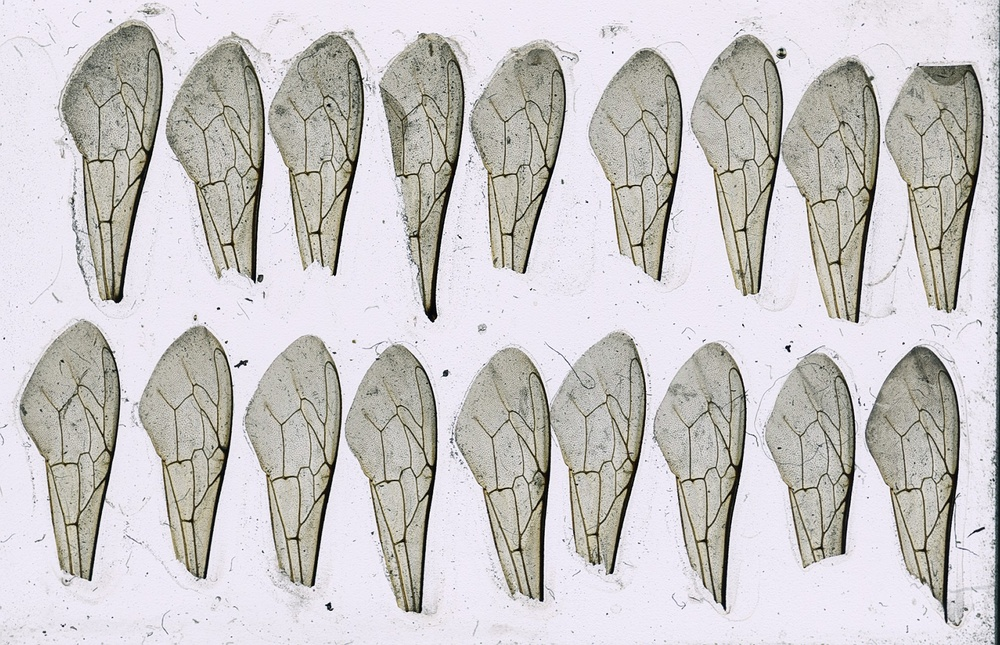
#> input picture bibliography/last_years/2021/Travail_final/CODE_FINAL/code/photos/originales/Ruche_18.jpg, 1000 x 645 px, shrunk from 2017 x 1300 before the run, found by its file name
$ python cluster.py   (older library calls are emulated)
#> lines starting #> are read from the running program, lines starting #| are printed output that depends on the picture; after the words box and inside, x2 and y2 are one past the last pixel; in counts of white or black regions, pixels touching at a corner belong together
#!/usr/bin/env python
# coding: utf-8
"""
Created on Thurs April 29 2021

@author: chloepoulic
"""

from sklearn import cluster
import skimage.io as skio
import matplotlib.pyplot as plt
import numpy as np
import cv2
from skimage import color
from skimage.filters import sobel
from skimage.measure import label
from skimage.segmentation import watershed
from skimage.color import label2rgb

#Import de l'image
plt.rcParams['image.cmap'] = 'gray'
plt.close('all')
img_orig1 = skio.imread('/Users/chloepoulic/Documents/BZZZZ_final/Code/en_stock/Ruche_18.jpg', as_gray = True)
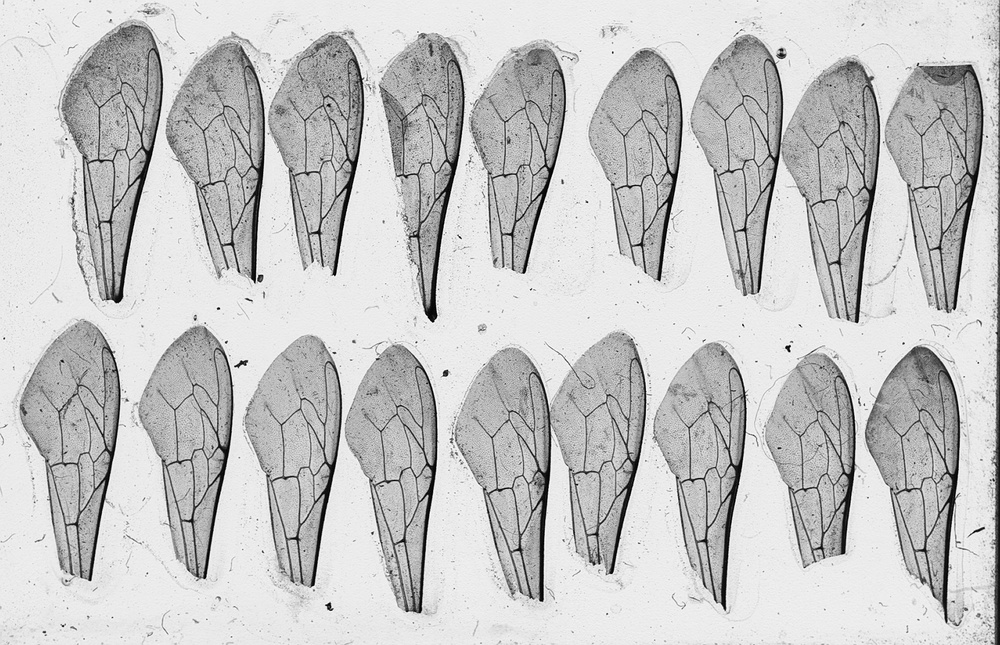
#> img_orig1: shape (645, 1000) float64; min 0, max 1, mean 0.78

#Segmentation par les méthodes de K-Means, le but est de séparer les ailes du fond
img_orig = color.rgb2grey(img_orig1)
img_orig = cv2.GaussianBlur(img_orig,(5,5), 3)
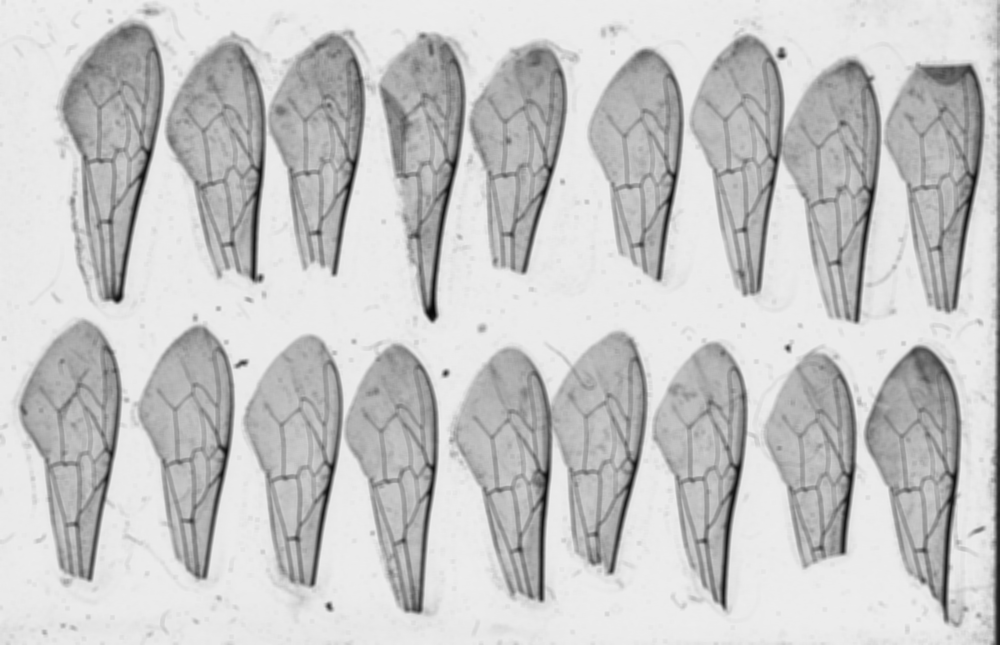
#> img_orig: shape (645, 1000) float64; min 0.0255, max 0.936, mean 0.78

seuil = 200
img_orig = img_orig*255 > seuil
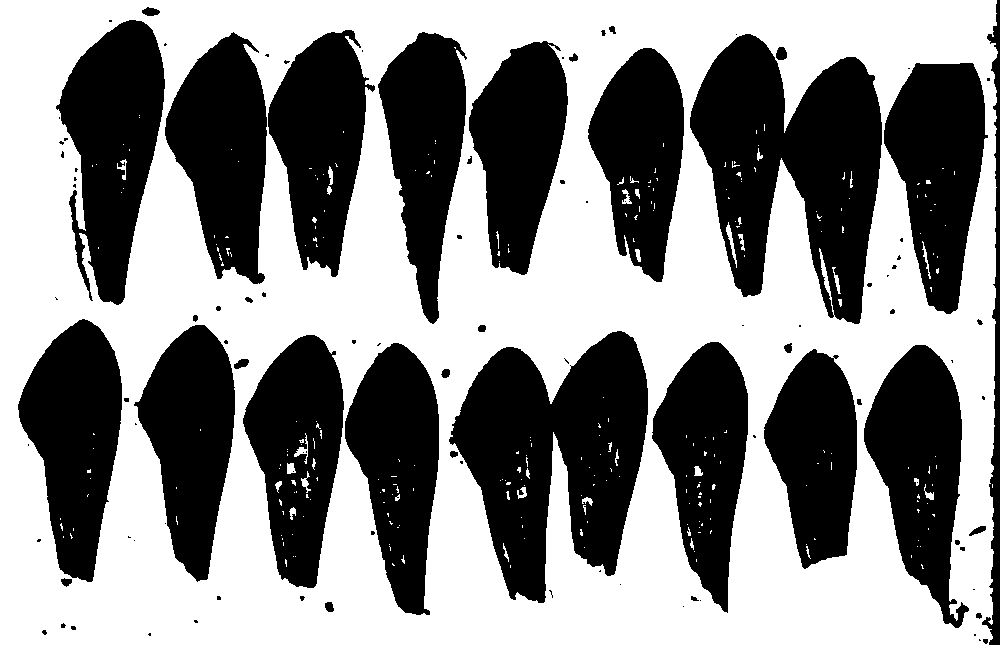
#> img_orig: shape (645, 1000) bool; 54.2% white; 107 black regions (66 under 20 px), largest, box (x1, y1, x2, y2) and area: (690, 34, 882, 324) 32615, (449, 331, 648, 603) 32337, (56, 20, 165, 305) 18812
plt.figure(figsize=(15,10))

X = img_orig.reshape((-1, 1))
k_means = cluster.KMeans(n_clusters=2)
k_means.fit(X)


clusters_means = k_means.cluster_centers_.squeeze()
X_clustered = k_means.labels_

X_clustered.shape = img_orig.shape
fig = plt.figure(figsize=(15,10)), plt.imshow(X_clustered), plt.title('Kmean segmentation')

img = X_clustered

##Utilisation de la méthode watershed, code de la documentation https://scikit-image.org/docs/dev/auto_examples/segmentation/plot_expand_labels.html#sphx-glr-auto-examples-segmentation-plot-expand-labels-py
# Make segmentation using edge-detection and watershed.
edges = sobel(img)

# Identify some background and foreground pixels from the intensity values.
# These pixels are used as seeds for watershed.
markers = np.zeros_like(img)
foreground, background = 1, 2
markers[img == 0] = background          #Changement par rapport au code du lien, comme on a segmenté et binarisé, on sait que le fond c'est 0
markers[img == 1] = foreground          #Changement par rapport au code du lien, comme on a segmenté et binarisé, on sait que les ailes c'est 1

ws = watershed(edges, markers)
seg1 = label(ws == foreground)

#expanded = expand_labels(seg1, distance=10)

# Show the segmentations.
fig, axes = plt.subplots(nrows=1, ncols=2, figsize=(9, 5),
                         sharex=True, sharey=True)

color1 = label2rgb(seg1, image=img, bg_label=0)
axes[0].imshow(color1)
axes[0].set_title('Sobel+Watershed')

#color2 = label2rgb(expanded, image=coins, bg_label=0)
axes[1].imshow(edges)
axes[1].set_title('sobel')

for a in axes:
    a.axis('off')
fig.tight_layout()
plt.show()
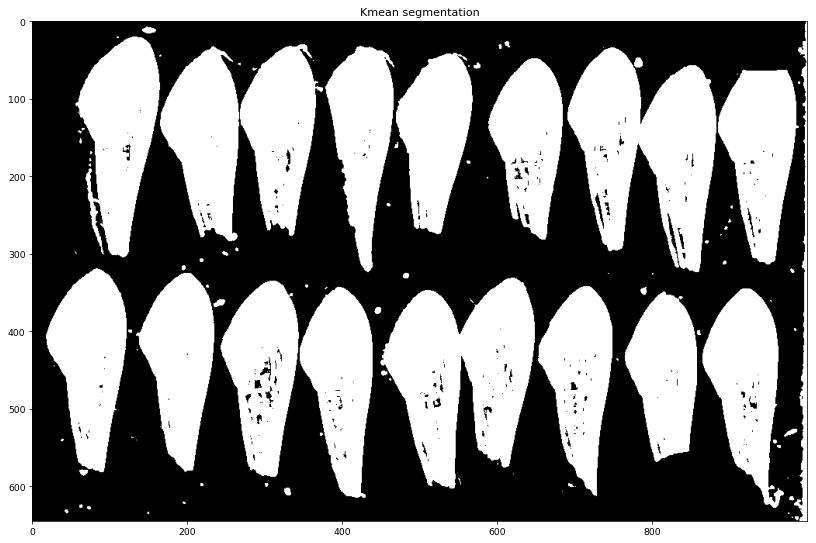
#> figure drawn by matplotlib, 1 panel
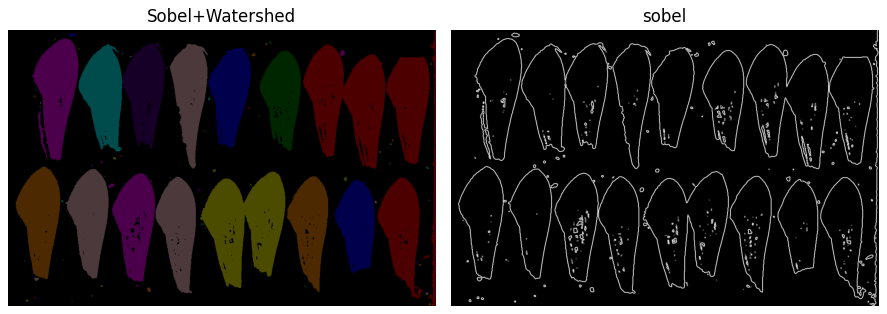
#> figure drawn by matplotlib, 2 panels

$ run again, with bibliography/last_years/2021/Travail_final/CODE_FINAL/code/photos/originales/Ruche_20.jpg copied over bibliography/last_years/2021/Travail_final/CODE_FINAL/code/photos/originales/Ruche_18.jpg
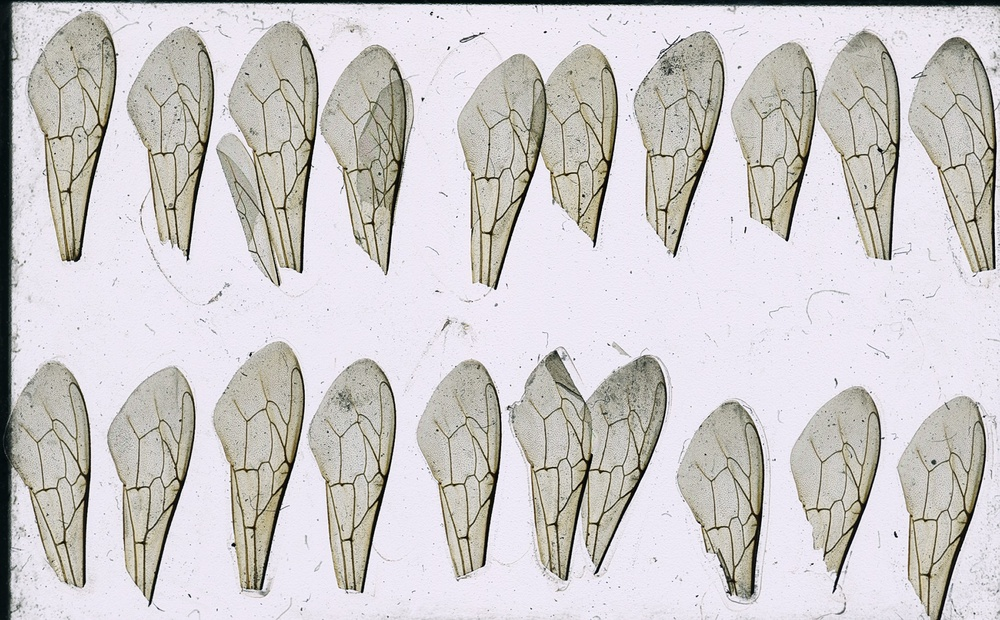
#> input picture bibliography/last_years/2021/Travail_final/CODE_FINAL/code/photos/originales/Ruche_20.jpg, 1000 x 620 px, shrunk from 2175 x 1349 before the run, found by its file name
#> `img_orig = img_orig*255 > seuil`:
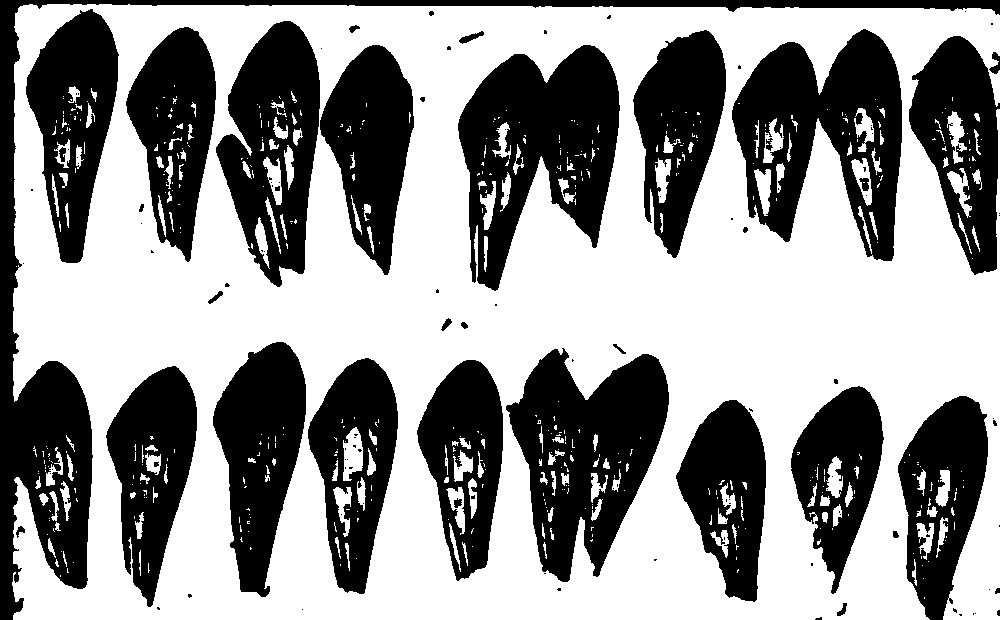
#> img_orig: shape (620, 1000) bool; 58.3% white; 135 black regions (97 under 20 px), largest, box (x1, y1, x2, y2) and area: (0, 0, 1000, 620) 27756, (458, 45, 620, 291) 22839, (506, 348, 669, 582) 21796
#> `plt.show()`:
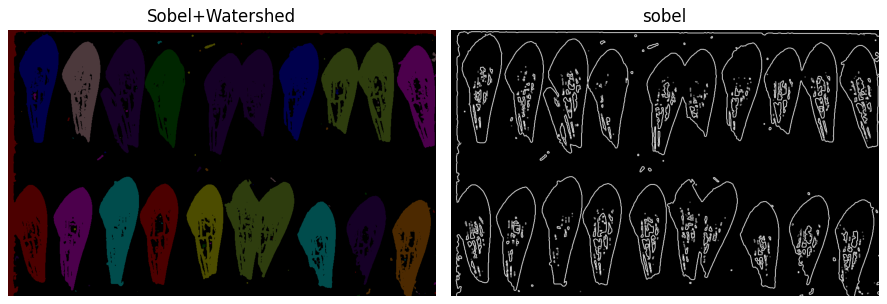
#> figure drawn by matplotlib, 2 panels

$ run again, with bibliography/last_years/2021/Travail_final/CODE_FINAL/code/photos/originales/Ruche_21.jpg copied over bibliography/last_years/2021/Travail_final/CODE_FINAL/code/photos/originales/Ruche_18.jpg
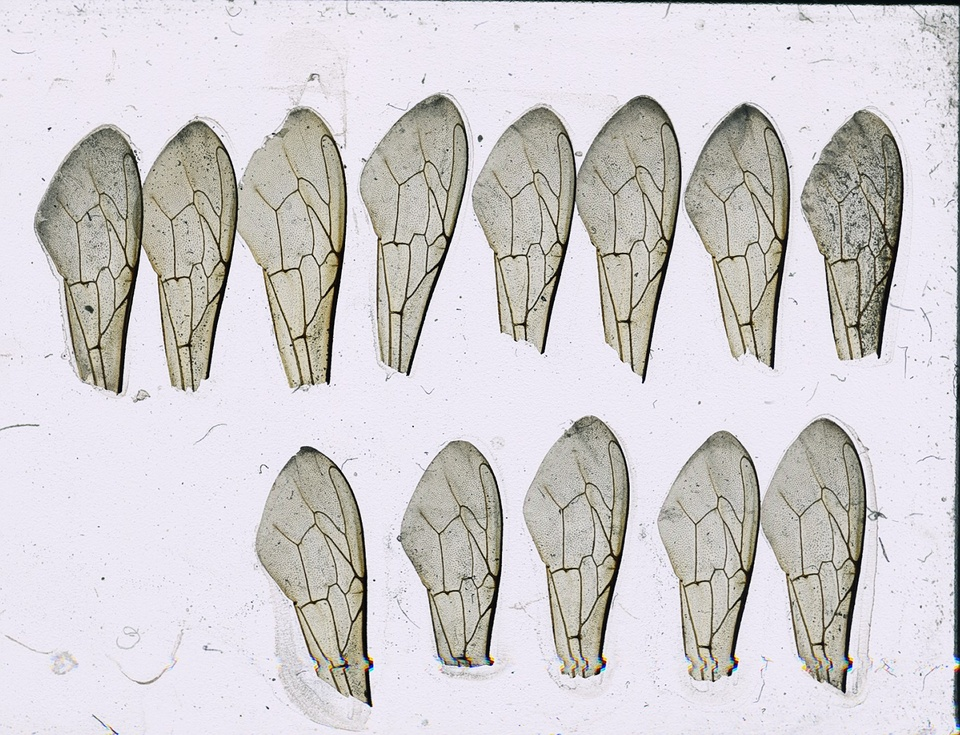
#> input picture bibliography/last_years/2021/Travail_final/CODE_FINAL/code/photos/originales/Ruche_21.jpg, 960 x 735 px, shrunk from 1761 x 1349 before the run, found by its file name
#> `img_orig = img_orig*255 > seuil`:
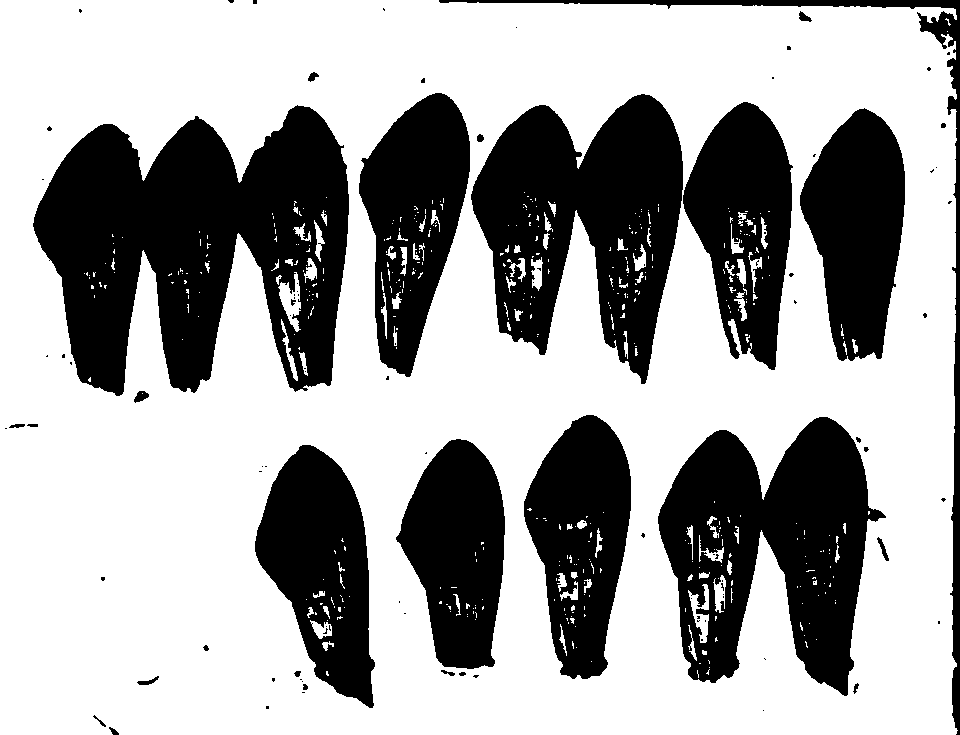
#> img_orig: shape (735, 960) bool; 64.6% white; 111 black regions (82 under 20 px), largest, box (x1, y1, x2, y2) and area: (33, 105, 349, 396) 58522, (658, 417, 886, 696) 36356, (471, 94, 683, 384) 36276
#> `plt.show()`:
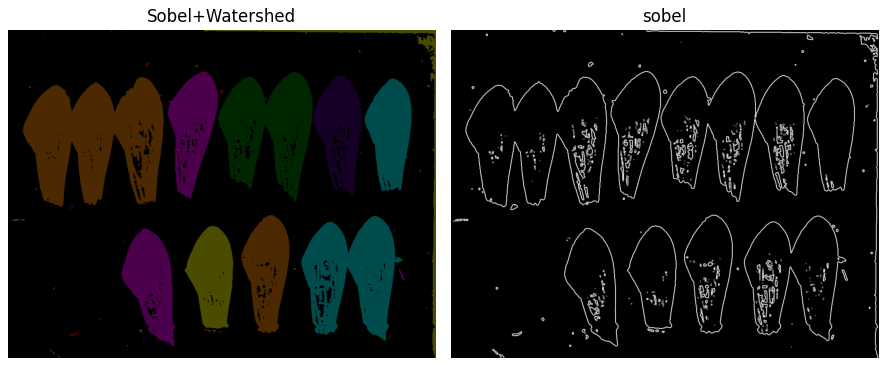
#> figure drawn by matplotlib, 2 panels

$ run again, with bibliography/last_years/2021/Travail_final/CODE_FINAL/code/photos/originales/Ruche_29.jpg copied over bibliography/last_years/2021/Travail_final/CODE_FINAL/code/photos/originales/Ruche_18.jpg
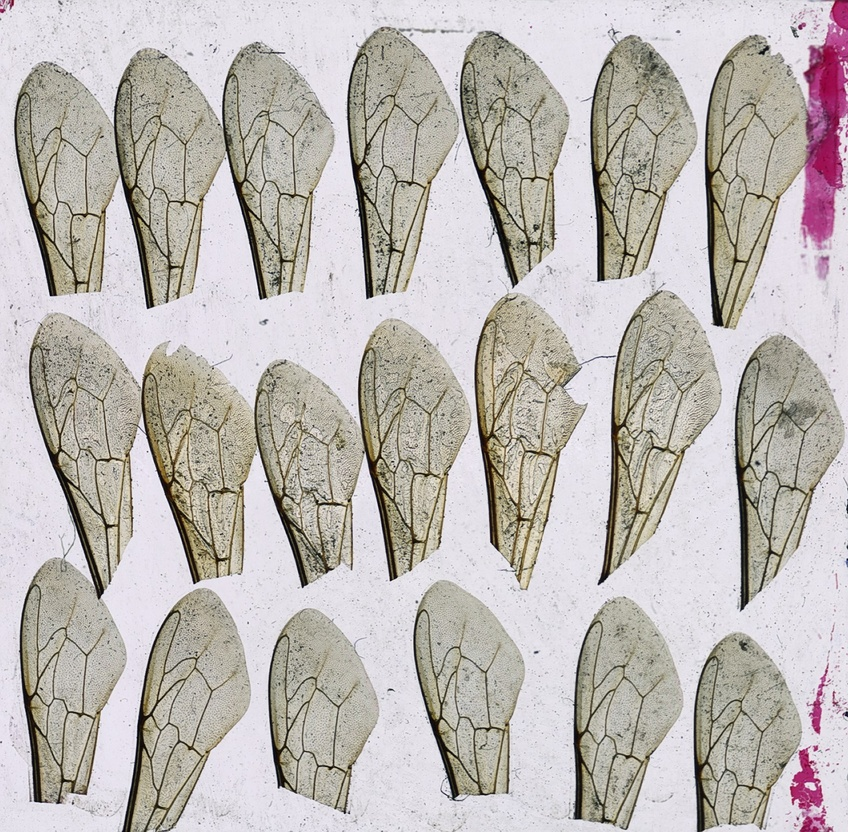
#> input picture bibliography/last_years/2021/Travail_final/CODE_FINAL/code/photos/originales/Ruche_29.jpg, 848 x 832 px, shrunk from 1567 x 1538 before the run, found by its file name
#> `img_orig = img_orig*255 > seuil`:
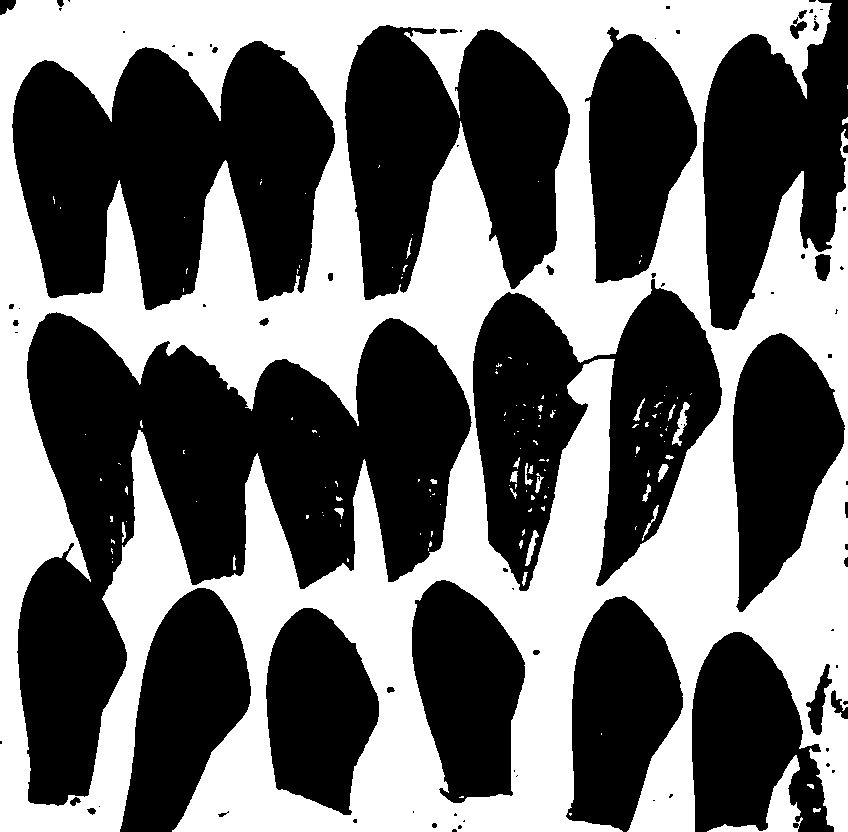
#> img_orig: shape (832, 848) bool; 43.7% white; 135 white regions (106 under 20 px), largest, box (x1, y1, x2, y2) and area: (0, 0, 848, 832) 304113, (707, 755, 803, 832) 1774, (672, 402, 690, 446) 274
#> `plt.show()`:
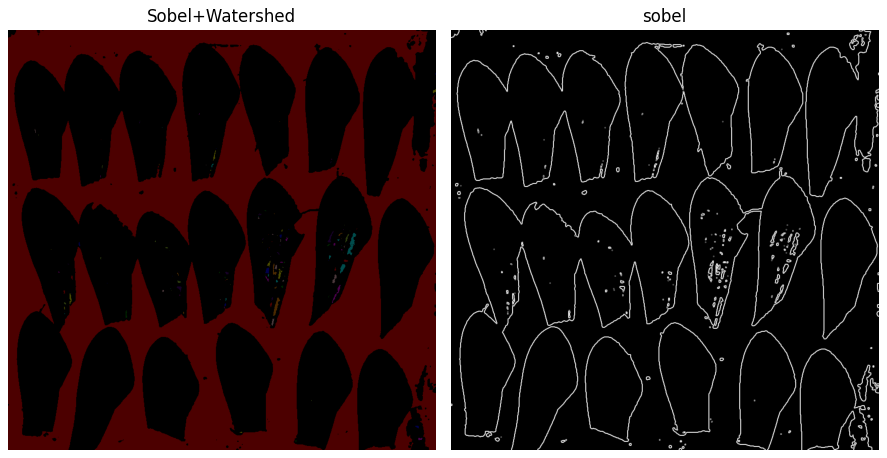
#> figure drawn by matplotlib, 2 panels
